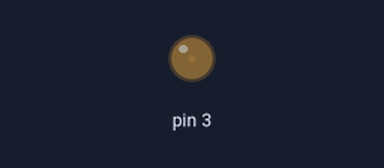
Simulated run of this sketch. Board: Arduino Uno, built with avr-gcc and run on an emulated ATmega328P. On the bench: output pins drawn as LEDs (lit = HIGH).

Above: at 0.05 s.
At 0.95 s:
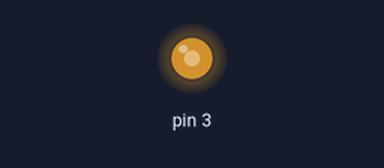
At 1.4 s:
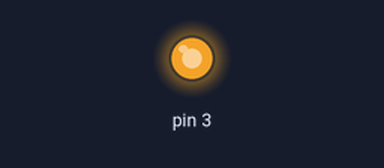
At 2.75 s:
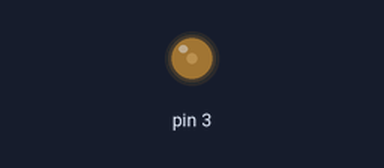
Timing chart, 0 to 7.0 s (numbered marks = the images above):
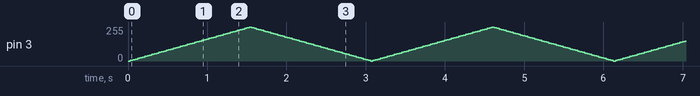

The sketch:

sketch_nov27b.ino
```cpp
/* A Led has breathing effect.
  Use potentiometer to control the duration of a breathing cycle.
  Details please see http://yehnan.blogspot.com/2012/02/arduino_16.html
*/

int brightness = 0;
int fadeAmount = 5;
int delayDuration = 30;

void setup()  {
  pinMode(3, OUTPUT);
}

void loop()  {
  analogWrite(3, brightness);
  brightness = brightness + fadeAmount;
  if (brightness <= 0 || brightness >= 255) {
    fadeAmount = -fadeAmount ;
  }

  delay(delayDuration);
}/* A Led has breathing effect.
  Use potentiometer to control the duration of a breathing cycle.
  Details please see http://yehnan.blogspot.com/2012/02/arduino_16.html
*/
```
